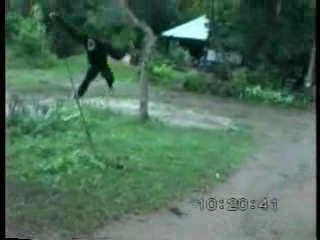
//> input picture 265.png, 320 x 240 px
$ ./main 265.png 265.png   (built with g++ and OpenCV 4)
//> lines starting //> are read from the running program, lines starting //| are printed output that depends on the picture; after the words box and inside, x2 and y2 are one past the last pixel; in counts of white or black regions, pixels touching at a corner belong together
### linear_rgb.h
#ifndef LINEAR_RGB_H
#define LINEAR_RGB_H

#include <iostream>
#include <opencv2/core/core.hpp>
#include <opencv2/highgui/highgui.hpp>
#include <opencv2/imgproc/imgproc.hpp>

using namespace cv;
using namespace std;

typedef struct _lrgb_vr
{
	double w_r;
	double w_g;
	double w_b;
	double vr;
	int num_bins;
	Mat L;
} Lrgb_vr;

Lrgb_vr calc_lrgb_vr(Mat &image, Mat &fg_mask, Mat &bg_mask, int num_bins,
	double *weights, int num_weights);
Mat calc_lrgb(Mat &image, double *weights, int num_weights, double scale);
double weighted_var(Mat &input, Mat &weights);
bool compare_lrgb_vr(Lrgb_vr a, Lrgb_vr b);
Mat calc_mask_1d_hist_range(const Mat &img, const Mat &mask, int channel, int bins, float range, bool no_normalize);
Mat calc_backproject_lrgb_vr(Mat &image, Lrgb_vr g);

#endif

### linear_rgb.cpp
#include "linear_rgb.h"

Lrgb_vr calc_lrgb_vr(Mat &image, Mat &fg_mask, Mat &bg_mask, int num_bins,
		double *weights, int num_weights)
{
	Mat lrgb;
	Mat lrgb_hist_fg;
	Mat lrgb_hist_bg;
	int n_obj = countNonZero(fg_mask);
	int n_bg = countNonZero(bg_mask);
	double delta = 0.001;
	lrgb = calc_lrgb(image, weights, num_weights, num_bins - 1);
	/////////////////////////////////////
	//namedWindow("linear RGB.");
	//imshow("linear RGB.", lrgb / num_bins);
	//waitKey(100);
	//////////////////////////////////////
	// calculate histograms
	lrgb_hist_fg = calc_mask_1d_hist_range(lrgb, fg_mask, 0, num_bins, num_bins, true);
	lrgb_hist_bg = calc_mask_1d_hist_range(lrgb, bg_mask, 0, num_bins, num_bins, true);
	// do the math
	// p, q, L, v
	Mat p, q, p_delta, q_delta, poq, L;
	lrgb_hist_fg.convertTo(p, CV_32FC1);
	p /= n_obj;
	lrgb_hist_bg.convertTo(q, CV_32FC1);
	q /= n_bg;
	max(p, delta, p_delta);
	max(q, delta, q_delta);
	divide(p_delta, q_delta, poq);
	log(poq, L);
	p_delta.release();
	q_delta.release();
	poq.release();
	// [17 lines of commented-out code are left out]
	double vr = 0;
	Mat mean_pq;
	mean_pq = (p + q) / 2;
	vr = weighted_var(L, mean_pq) / (weighted_var(L, p) + weighted_var(L, q));
	//cout<<"VR: "<<vr<<endl;
	mean_pq.release();
	p.release();
	q.release();
	Lrgb_vr g;
	g.w_r = weights[2];
	g.w_g = weights[1];
	g.w_b = weights[0];
	g.vr = vr;
	g.num_bins = num_bins;
	L.copyTo(g.L);
	L.release();
	lrgb.release();
	lrgb_hist_bg.release();
	lrgb_hist_fg.release();
	lrgb.release();
	return g;
}

Mat calc_lrgb(Mat &image, double *weights, int num_weights, double scale)
{
	Mat lrgb = Mat::zeros(image.size(), CV_32FC1);
	for(int row = 0; row < image.rows; ++row) {
		Vec3b *image_row = image.ptr<Vec3b>(row);
		float *lrgb_row = lrgb.ptr<float>(row);
		for(int col = 0; col < image.cols; ++col) {
			for(int i = 0; i < num_weights; ++i) {
				lrgb_row[col] += weights[i] * image_row[col][i];
			}
		}
	}
	// may normalize
	normalize(lrgb, lrgb, scale, 0, NORM_MINMAX);
	return lrgb;
}

/*
 * Calculate weighted variance of input.
 * Assume both weights and input are CV_32FC1.
 * Equation according to Eq. 5 in "On-Line Selection of Discriminative Tracking Features".
 */
double weighted_var(Mat &input, Mat &weights)
{
	double v = 0;
	double left = 0;
	double right = 0;
	double tmp = 0;
	for(int row = 0; row < input.rows; ++row) {
		float *input_row = input.ptr<float>(row);
		float *weights_row = weights.ptr<float>(row);
		for(int col = 0; col < input.cols; ++col) {
			tmp = weights_row[col] * input_row[col];
			left += tmp * input_row[col];
			right += tmp;
		}
	}
	v = left - right * right;
	return v;
}

Mat calc_mask_1d_hist_range(const Mat &img, const Mat &mask, int channel, int bins, float range, bool no_normalize)
{
	Mat hist;
	int channels[] = {channel};
	int histSize[] = {bins};
	float channel_ranges[] = {0, range};
	const float* ranges[] = {channel_ranges};
	calcHist(&img, 1, channels, mask, hist, 1, histSize, ranges, true, false);

	// [7 lines of commented-out code are left out]
	if(!no_normalize) {
		normalize(hist, hist, 1, 0, NORM_L1);
	} else {
		// pass
	}
	return hist;
}

/*
 * Large vr goes first.
 */
bool compare_lrgb_vr(Lrgb_vr a, Lrgb_vr b)
{
	return (a.vr > b.vr);
}

Mat calc_backproject_lrgb_vr(Mat &image, Lrgb_vr g)
{
	Mat lrgb;
	double *ws = new double[3];
	ws[0] = g.w_b;
	ws[1] = g.w_g;
	ws[2] = g.w_r;
	lrgb = calc_lrgb(image, ws, 3, g.num_bins - 1);
	Mat bp;
	int bp_channels[] = {0};
	float bp_channel_ranges[] = {0, g.num_bins};
	const float* bp_ranges[] = {bp_channel_ranges};
	calcBackProject(&lrgb, 1, bp_channels, g.L, bp, bp_ranges, 1, true);
	normalize(bp, bp, 1, 0, NORM_MINMAX);
	delete [] ws;
	lrgb.release();
	return bp;
}

### main.cpp
/*
 * Show the best 5 spaces for given image and foreground mask.
 */
#include <iostream>
#include <fstream>
#include <opencv2/core/core.hpp>
#include <opencv2/highgui/highgui.hpp>
#include <opencv2/imgproc/imgproc.hpp>
#include "linear_rgb.h"

using namespace cv;
using namespace std;

int main(int argc, char *argv[])
{
	// read in weights
	int num_weights = 3;
	int num_weights_cands = 49;
	double *lrgb_weights = new double[num_weights * num_weights_cands];
	fstream l49;
	l49.open("l49.txt", fstream::in);
	int cl49 = 0;
	for(int i = 0; i < num_weights_cands; ++i) {
		l49>>*(lrgb_weights + cl49)>>*(lrgb_weights + cl49 + 1)>>*(lrgb_weights + cl49 + 2);
		cl49 += 3;
	}
	// [4 lines of commented-out code are left out]
	l49.close();

	// configurations
	int num_bins = 64;

	Mat image = imread(argv[1]);
//> image is the input picture: 240 rows x 320 cols, CV_8UC3; mean B, G, R 90.8, 110.4, 78.8
	Mat fg_mask = imread(argv[2], CV_LOAD_IMAGE_GRAYSCALE);
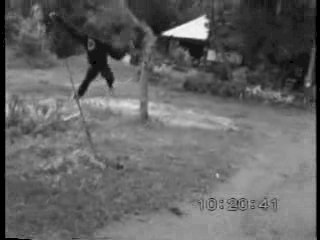
//> fg_mask: 240 rows x 320 cols, CV_8UC1; min 0, max 244, mean 100.4
	threshold(fg_mask, fg_mask, 10, 255, THRESH_BINARY);
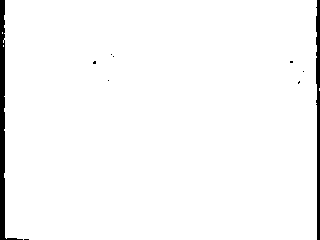
//> fg_mask: 240 rows x 320 cols, CV_8UC1; 97.4% white; 10 black regions (8 under 20 px), largest, box (x1, y1, x2, y2) and area: (0, 0, 23, 240) 1199, (316, 0, 320, 240) 776
	Mat bg_mask;
	bitwise_not(fg_mask, bg_mask);
	// for each weights configuration, calc lrgb, hist and var.
	vector<Lrgb_vr> ls;
	int n_obj = countNonZero(fg_mask);
//> n_obj = 74798
	int n_bg = countNonZero(bg_mask);
//> n_bg = 2002
	double delta = 0.001;
	for(int index = 0; index < num_weights_cands; ++index) {
		Lrgb_vr g = calc_lrgb_vr(image, fg_mask, bg_mask, num_bins,
			lrgb_weights + index * num_weights, num_weights);
		ls.push_back(g);
	}
//> this loop made 49 passes
//> (vr in calc_lrgb_vr, g.w_r in calc_lrgb_vr, g.w_g in calc_lrgb_vr, g.w_b in calc_lrgb_vr, g.vr in calc_lrgb_vr) on passes 1 to 12: (10.82, 1, 0, -2, 10.82), (4.05, 0, 1, -2, 4.05), (0.836, 1, 1, -2, 0.836), (2.21, 2, 1, -2, 2.21), (5.19, 1, 2, -2, 5.19), (12.83, 0, 0, -1, 12.83), (1.32, 1, 0, -1, 1.32), (1.84, 2, 0, -1, 1.84), (1.08, 0, 1, -1, 1.08), (7.47, 1, 1, -1, 7.47), (6.64, 2, 1, -1, 6.64), (12.99, 0, 2, -1, 12.99)
//> pass 1, in calc_lrgb, `normalize(lrgb, lrgb, scale, 0, NORM_MINMAX);`:
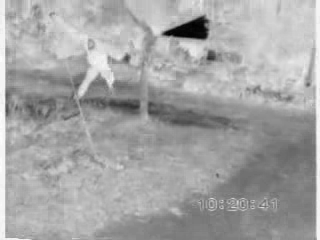
//> lrgb: 240 rows x 320 cols, CV_32FC1; min 0, max 63, mean 40.7; drawn with min black and max white
//> pass 2, in calc_lrgb (call 2), `normalize(lrgb, lrgb, scale, 0, NORM_MINMAX);`:
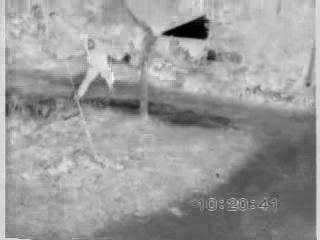
//> lrgb: 240 rows x 320 cols, CV_32FC1; min 0, max 63, mean 38.4; drawn with min black and max white
//> pass 3, in calc_lrgb (call 3), `normalize(lrgb, lrgb, scale, 0, NORM_MINMAX);`:
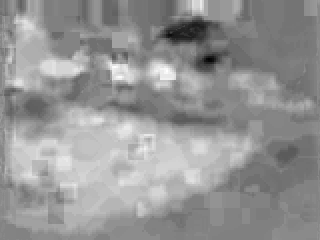
//> lrgb: 240 rows x 320 cols, CV_32FC1; min 0, max 63, mean 36.8; drawn with min black and max white
	// sort and show
	Mat lrgb;
	sort(ls.begin(), ls.end(), compare_lrgb_vr);
	for(int i = 0; i < 5; ++i) {
		Mat bp = calc_backproject_lrgb_vr(image, ls[i]);
		cout<<"VR: "<<ls[i].vr<<endl;
		namedWindow("Back projection");
		imshow("Back projection", bp);
		waitKey(0);
		bp.release();
	}
//> this loop made 5 passes
//| VR: 24.5281
//| VR: 20.8982
//| VR: 20.5425
//| VR: 18.8518
//| VR: 18.7984
//> pass 1, in calc_lrgb (call 50), `normalize(lrgb, lrgb, scale, 0, NORM_MINMAX);`:
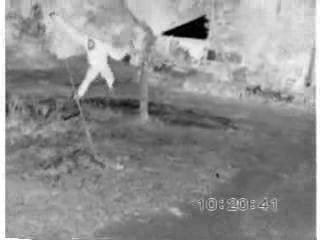
//> lrgb: 240 rows x 320 cols, CV_32FC1; min 0, max 63, mean 35.7; drawn with min black and max white
//> pass 1, in calc_backproject_lrgb_vr, `calcBackProject(&lrgb, 1, bp_channels, g.L, bp, bp_ranges, 1, true);`:
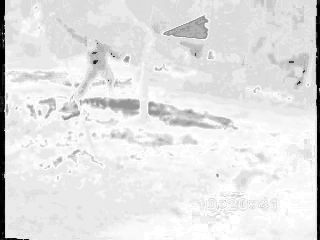
//> bp: 240 rows x 320 cols, CV_32FC1; min -5.96, max 4.19, mean 3.08; drawn with min black and max white
	lrgb.release();
	bg_mask.release();
	fg_mask.release();
	image.release();

	delete lrgb_weights;
	return 0;
}
